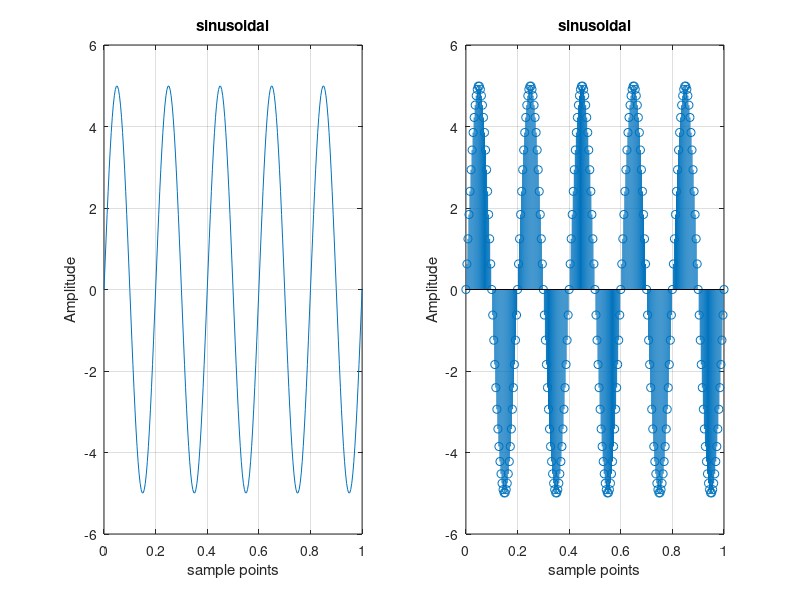

The MATLAB source for this figure:
clc; 
clf; 
clear all; 
close all; 
am=input('enter the amplitude='); 
fm=input('enter the frequency='); 
cy=input('enter the number of cycles required:'); 
t=0:(1/(50*fm)):cy/fm; 
Amplitude=am*sin(2*pi*fm*t); 
subplot(121); 
plot(t,Amplitude); 
grid on; 
xlabel('sample points'); 
ylabel('Amplitude'); 
title('sinusoidal'); 
subplot(122) 
stem(t,Amplitude); 
grid on; 
xlabel('sample points'); 
ylabel('Amplitude'); 
title('sinusoidal');